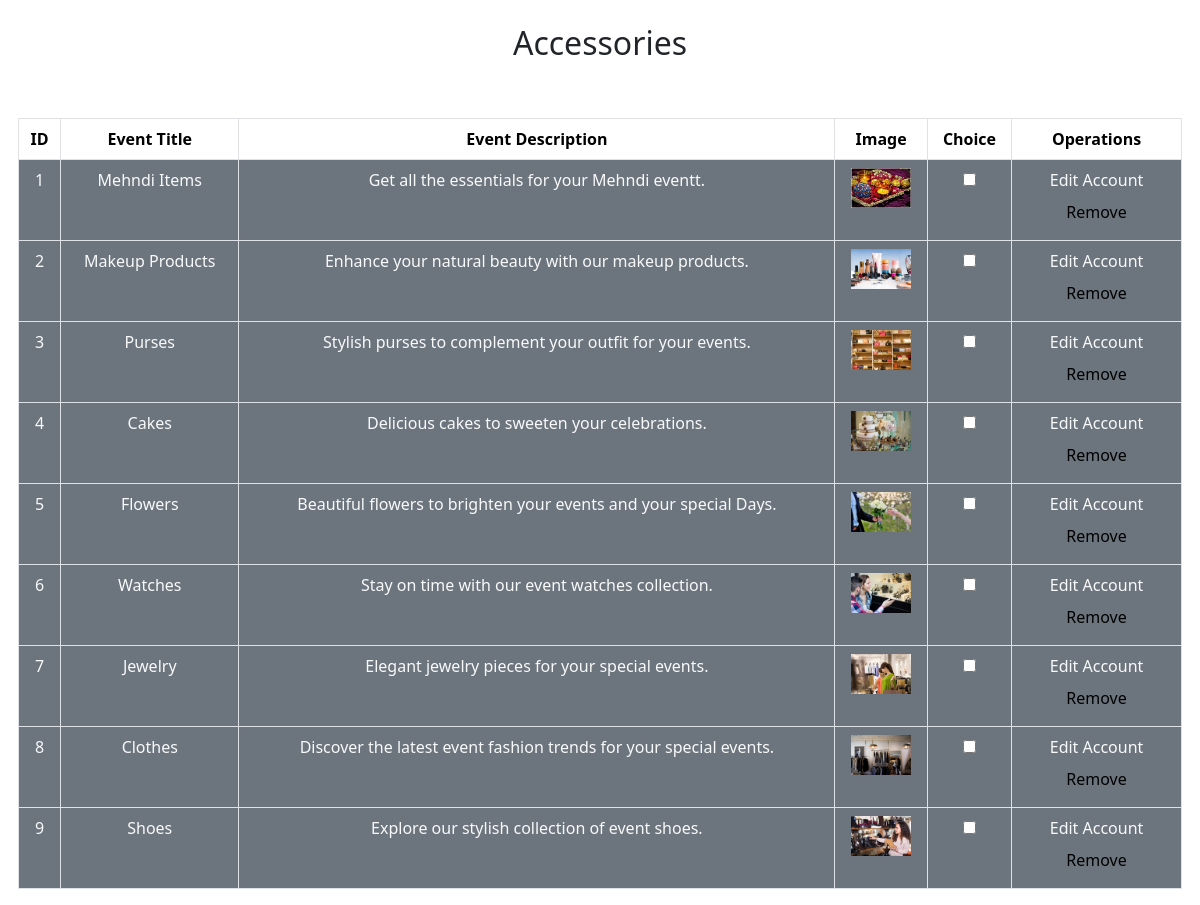
Screenshot of /access/show_access.php with the database file from the repository.
### tables this page shows
CREATE TABLE `access` (
  `access_id` int(11) NOT NULL,
  `access_title` varchar(255) NOT NULL,
  `access_description` varchar(10000) NOT NULL,
  `access_image1` varchar(255) NOT NULL
);

### access/show_access.php (the view, shortened to what this page needs)
<?php
include('connect.php');
$query="select * from access";
$result =mysqli_query($con,$query);
?>
<!DOCTYPE html>
<html>
<head>
     <link rel="stylesheet" href="https://cdnjs.cloudflare.com/ajax/libs/font-awesome/4.7.0/css/font-awesome.min.css">
    <link href="https://cdn.jsdelivr.net/npm/bootstrap@5.3.2/dist/css/bootstrap.min.css" rel="stylesheet">
</head>
<body>
      <br> <div class="text-center">
            <h2>Accessories</h2>
        </div><br><br>
<div class="container p-0 " >
    <form action="" method="post">
        <div class="row">
            <table class="table table-bordered text-center">
                <thead>
                    <tr>
                        <th>ID</th>
                        <th>Event Title</th>
                        <th>Event Description</th>
                        <th>Image</th>
                        <th>Choice</th>
                        <th colspan='2'>Operations</th>
                    </tr>
                </thead>
                        <?php
                            while($row= mysqli_fetch_assoc($result))
                            {
                                $access_id=$row['access_id'];
                        ?>
                <tbody>
                    <tr>
                                <td  class="bg-secondary text-light"><?php echo $row['access_id']; ?></td>
                                <td  class="bg-secondary text-light"><?php echo $row['access_title']; ?></td>
                                <td  class="bg-secondary text-light"><?php echo $row['access_description']; ?></td>
                                <td  class="bg-secondary text-light"><img src="./images/<?php echo $row['access_image1'];?>" alt="" class="cart_imgs"></td>
                                <td class="bg-secondary text-light"><input type="checkbox" name="removeitem[]" value="<?php echo $access_id ?>"></td>
                                <td class="bg-secondary text-light">
                                <a class="nav-link text-light" aria-current="page" href="index2.php?edit_account=<?php echo $access_id?>">Edit Account</a>
                                    <input type="submit" value="Remove" class="bg-secondary px-3 py-2 border-0 mx-3" name="remove_cart">
                                </td>
                                </tr>
                </tbody>
                            <?php
                            }
                        ?>
            </table>
        </div>
    </form>
</div>
    </body>
    </html>

### access/show_access.php (style rules this page uses)
.cart_imgs { width:60px; }

### rows the page displays
access: access_id "1", access_title "Mehndi Items", access_description "Get all the essentials for your Mehndi eventt.", access_image1 (picture)
access: access_id "2", access_title "Makeup Products", access_description "Enhance your natural beauty with our makeup products.", access_image1 (picture)
access: access_id "3", access_title "Purses", access_description "Stylish purses to complement your outfit for your events.", access_image1 (picture)
access: access_id "4", access_title "Cakes", access_description "Delicious cakes to sweeten your celebrations.", access_image1 (picture)
access: access_id "5", access_title "Flowers", access_description "Beautiful flowers to brighten your events and your special Days.", access_image1 (picture)
access: access_id "6", access_title "Watches", access_description "Stay on time with our event watches collection.", access_image1 (picture)
access: access_id "7", access_title "Jewelry", access_description "Elegant jewelry pieces for your special events.", access_image1 (picture)
access: access_id "8", access_title "Clothes", access_description "Discover the latest event fashion trends for your special events.", access_image1 (picture)
access: access_id "9", access_title "Shoes", access_description "Explore our stylish collection of event shoes.", access_image1 (picture)
